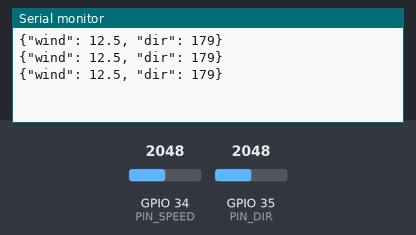
Simulated run of this sketch. Board: ESP32. Parts: the last lines printed to the serial monitor. Inputs (shaded band) come from the test bench; at power-on: GPIO 34 (PIN_SPEED) = 2048, GPIO 35 (PIN_DIR) = 2048 (analog values on the 0–4095 scale).

Above: at 1.3 s.
1.4 s: GPIO 34 (PIN_SPEED) set to 2866
At 1.9 s:
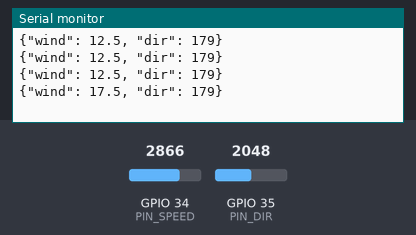
2.9 s: GPIO 35 (PIN_DIR) set to 2866
At 3.4 s:
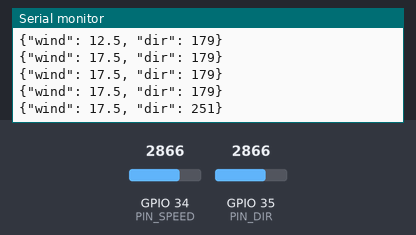
4.4 s: GPIO 34 (PIN_SPEED) set to 3603
At 4.9 s:
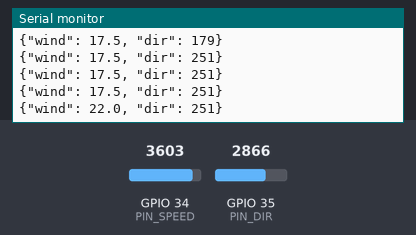
5.9 s: GPIO 35 (PIN_DIR) set to 3603
At 6.4 s:
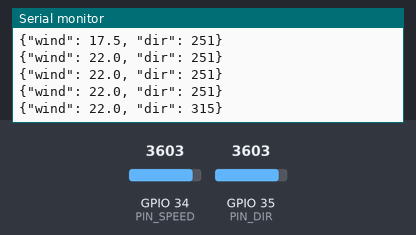
Timing chart, 0 to 8.4 s (numbered marks = the images above; inputs shaded):
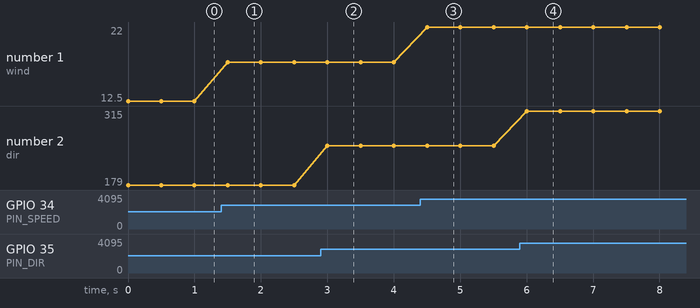

The sketch:

esp32-wind-sensor.ino
```cpp
// Windsensor voor de Energy Twin (ESP32). NIET getest op echte hardware in dit project: gebruik als startpunt.
//
// Twee potmeters simuleren een anemometer (windsnelheid) en een windvaan (windrichting):
//   potmeter 1 (middenpin)  -> GPIO34   windsnelheid 0-25 m/s
//   potmeter 2 (middenpin)  -> GPIO35   windrichting 0-359 graden (waar de wind VANDAAN komt, 0 = noord)
//   buitenste pinnen van beide potmeters naar 3V3 en GND
// De ESP32 stuurt elke 500 ms een regel JSON over USB (115200 baud), die de Energy Twin via Web Serial leest:
//   {"wind": 7.5, "dir": 220}
//
// Een echte anemometer met reed-contact of hall-sensor geeft pulsen: tel ze per seconde en reken om met de
// factor van de fabrikant (bv. 1 puls/s = 2,4 km/h = 0,667 m/s), en vervang dan readWind().

const int PIN_SPEED = 34;
const int PIN_DIR = 35;

float readWind() {
  return analogRead(PIN_SPEED) / 4095.0f * 25.0f; // 12-bit ADC: 0..4095 -> 0..25 m/s
}

int readDirection() {
  return (int)(analogRead(PIN_DIR) / 4095.0f * 359.0f);
}

void setup() {
  Serial.begin(115200);
  analogReadResolution(12);
}

void loop() {
  Serial.printf("{\"wind\": %.1f, \"dir\": %d}\n", readWind(), readDirection());
  delay(500);
}
```

Measured:
- after the input at 1.4 s, the serial monitor: prints a new line after 0.10 s (image 1)
- after the input at 2.9 s, the serial monitor: prints a new line after 0.10 s (image 2)
- after the input at 4.4 s, the serial monitor: prints a new line after 0.10 s (image 3)
- after the input at 5.9 s, the serial monitor: prints a new line after 0.11 s (image 4)
- plotted number 1: 12.5 → 17.5 after the input at 1.4 s, 17.5 → 22 after the input at 4.4 s
- plotted number 2: 179 → 251 after the input at 2.9 s, 251 → 315 after the input at 5.9 s
